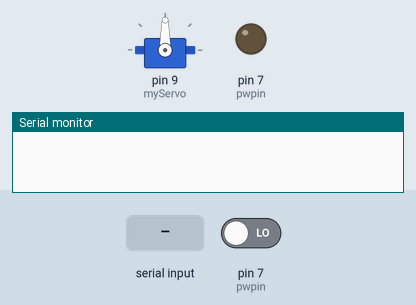
Bench run of a sketch on a simulated Arduino Uno, built with avr-gcc and run on an emulated ATmega328P. Parts: servo, output pins drawn as LEDs (lit = HIGH), the last lines printed to the serial monitor. The inputs (shaded band) are chosen by the test bench; at power-on: pin 7 (pwpin) LOW.

Above: at 1.4 s.
1.5 s: "scan\n" received over Serial
At 1.8 s:
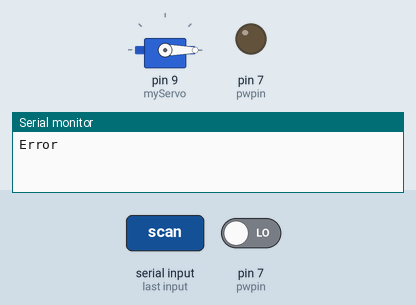
Timing chart, 0 to 8.1 s (numbered marks = the images above; inputs shaded):
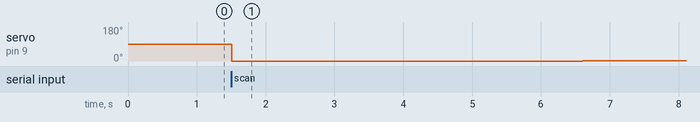

Measured:
- after the input at 1.5 s, servo on pin 9 (myServo): 90° → 0° at once, → 1° 5.1 s later

The sketch:

sonar_with_servo_protocols.ino
```cpp
#include <Servo.h>

Servo myServo;

const int pwpin = 7;

//We create a structure to return two values from a function

struct rms_mean {

  float mean ;
  float rms ;

  };

typedef struct rms_mean RMS_mean;

//implement a function to measure distance with the sonar
float measure(int pwpin){
  float distance;
  float pulse;
  float inches;
  float cm ;
  pinMode(pwpin, INPUT);
  pulse = pulseIn(pwpin , HIGH);
  inches = pulse/147.0;
  cm = inches*2.54;

  return cm;


}

//function that help us take the mean of several measures and the RMS

RMS_mean measure_mean(int pwpin){
  float medidas=0;
  float squared = 0;
  int count ;
  for (count = 0; count<=4 ; count++){
    medidas+=measure(pwpin);
    squared+=medidas*medidas;
   }
  RMS_mean estrutura;

  estrutura.mean = medidas/count;
  estrutura.rms = sqrt(squared/count);

  return estrutura;

}

//Function to convert the number written to the Serial line to int. Since we already restricted the commands given, we can use the position of the number in the string.

int parsear(char* input){
  char* auxi = NULL;
  auxi = input + 6 ;
  int posi = 0;
  int reto = 0;
  while (*auxi >= 48 && *auxi <=57){
    if ((*auxi < 48 || *auxi >57 ) ){
      Serial.println(*auxi);
      Serial.println("Unknown command");
      return -1;
    }
    else {
      if (posi){
        reto*=10;
        reto+= *auxi -48;

      }
      else{
        reto = *auxi - 48;
        posi++;
      }
    }
    auxi++;
  }
  return reto;
}

//this function will be used to compare commands extracting the non-numeric values.

int comparar(char* str) {
  int ret = 0 ;
  char* aux = NULL;
  int len = (int)strlen(str);
  aux = (char*)malloc(len*sizeof(char));
  int count = 0;
  int i = 0;
  while (*(str+i) != '\0') {
    if (len<10){
      if ((*(str+i)>=48 && *(str+i) <=57) || ((*(str+i+1)>=48 && *(str+i+1) <=57) && *(str+i) == ' ')){
        i++;
      }
      else {
        *(aux + count) = *(str+i);
        i++;
        count++;
      }
    }
    else{
      if ((*(str+i)>=48 && *(str+i) <=57) || ((*(str+i-1)>=48 && *(str+i-1) <=57) && *(str + i) == ' ')){
        i++;
      }
      else{
        *(aux + count) = *(str+i);
        i++;
        count++;

      }

    }

  }

  *(aux + count ) = '\0';

  String car = String(aux);
  String opcion1 = "go to";
  String opcion2 = "go to and measure";
  if (car==opcion1){
    ret = 1;
  }
  else if (car ==opcion2){
    ret = 2;
  }
  else {
    Serial.println("Error");
  }

  return ret;
}


void setup() {
  //initialize our setup.
  myServo.attach(9);
  pinMode(pwpin, HIGH);
  Serial.begin(9600);
  while (!Serial) {;}
  delay(200);

}

//create an array of char to read from the serial line.

char line[26];


void loop() {
  //We will need commands from the serial line to activate our protocols.
  if (Serial.available()){
    Serial.readStringUntil('\n').toCharArray(line, 26);

    //depending on which command we type on the serial line, we have 4 different protocols
    if (comparar(line) == 1){
      //forces the servo to rotate
      int pos = parsear(line);
      if (pos<= 180){
        myServo.write(pos);
        Serial.println(pos);
      }
      else{
        Serial.println("Servo can only rotate 180 degrees ");
      }

    }
    else if (strstr(line , "scan") == line){
      //servo sweeps while scanning
      for (int pos =0; pos<=60 ; pos++){
        myServo.write(pos);
        delay(100);
        struct rms_mean medidas = measure_mean(pwpin);
        Serial.print(medidas.mean);
        Serial.print(" , ");
        Serial.print(medidas.rms);
        Serial.print(" , ");
        Serial.println(pos);
      }
      for (int pos =60; pos>=0 ; pos--){
        myServo.write(pos);
        delay(100);
        struct rms_mean medidas = measure_mean(pwpin);
        Serial.print(medidas.mean);
        Serial.print(" , ");
        Serial.print(medidas.rms);
        Serial.print(" , ");
        Serial.println(pos);
      }
    }
    else if (strstr(line , "measure") == line){
      //soanr measures distances without rotating.
      struct rms_mean medidas = measure_mean(pwpin);
      Serial.print(medidas.mean);
      Serial.print(" , ");
      Serial.println(medidas.rms);

    }
    else if (comparar(line)==2){
      //servo rotates to the position typed and then sonar measures.
      int pos = parsear(line);
      if (pos<=180){
        myServo.write(pos);
        RMS_mean medidas = measure_mean(pwpin);
        Serial.print(medidas.mean);
        Serial.print(" , ");
        Serial.print(medidas.rms);
        Serial.print(" , ");
        Serial.println(pos);
      }
      else {
        Serial.println("Servo can only move 180 degrees");
      }
    }
    else{
      Serial.println("Unknown command, please type one of the following: ");
      Serial.println("go to #");
      Serial.println("scan");
      Serial.println("measure");
      Serial.println("go to # and measure");

    }
  }

}
```
